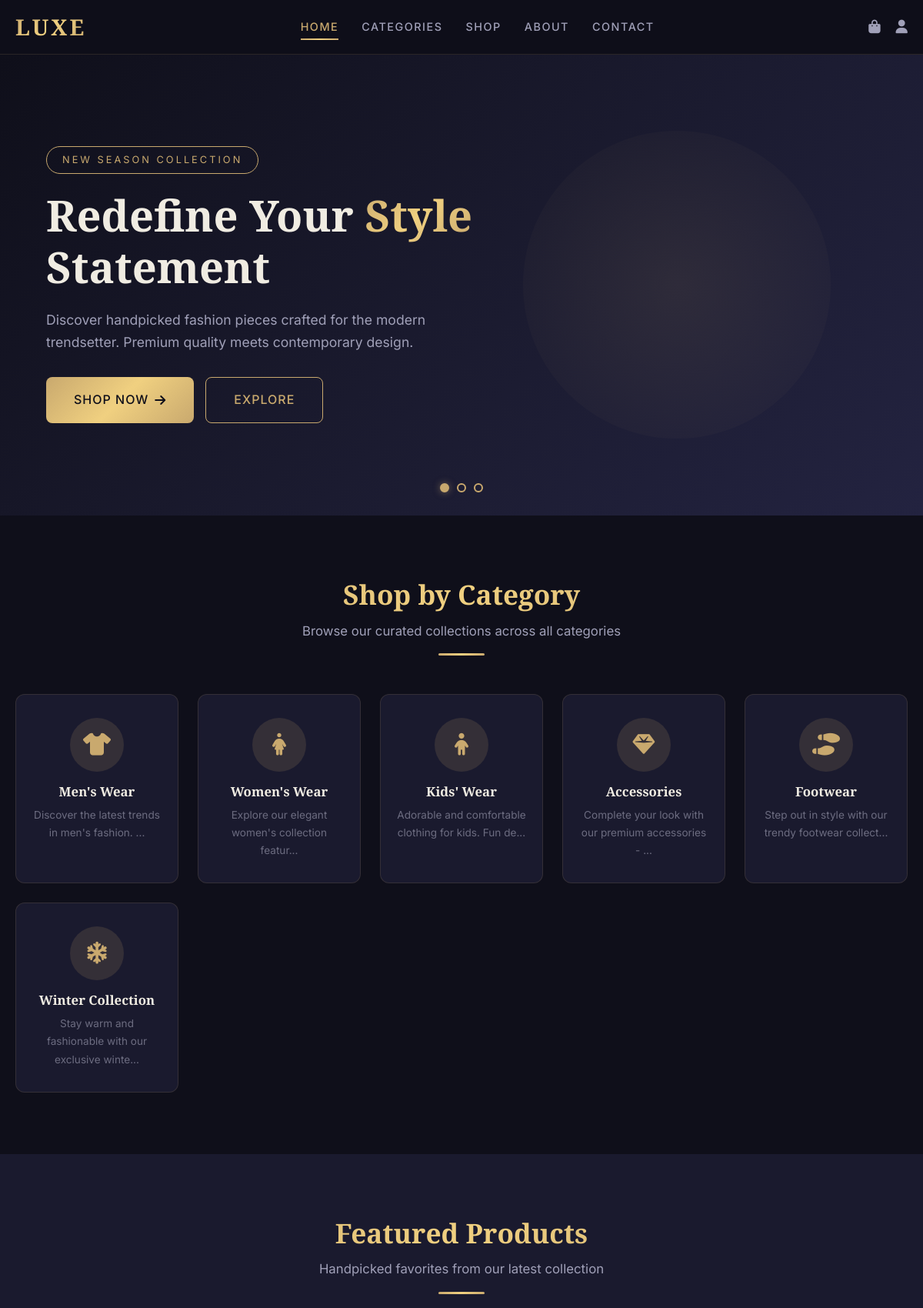
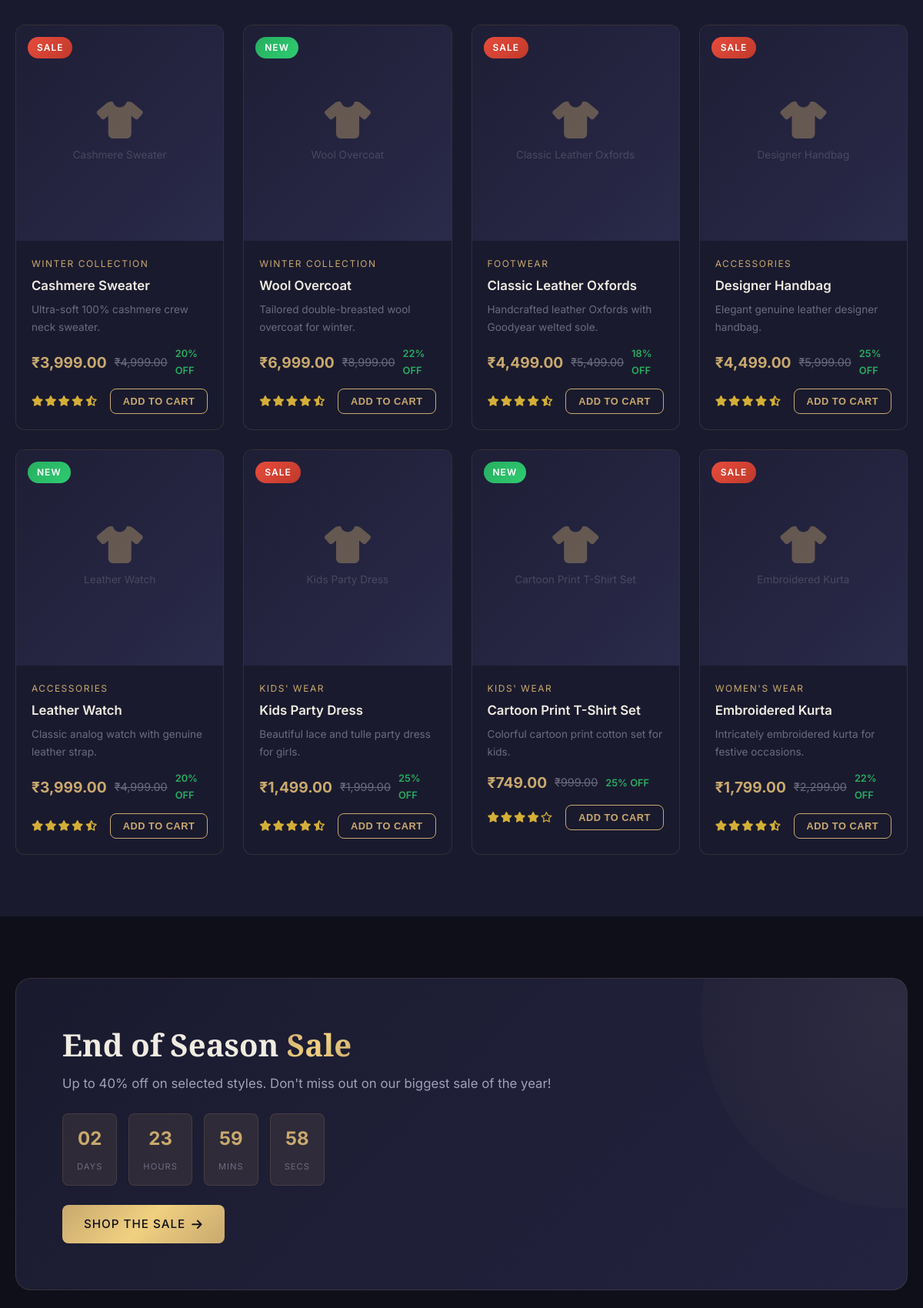
The page / (upper part) on the database its author committed (2 pictures, top to bottom).
### tables this page shows
CREATE TABLE IF NOT EXISTS categories (
    id INT AUTO_INCREMENT PRIMARY KEY,
    name VARCHAR(100) NOT NULL,
    image VARCHAR(255),
    description TEXT,
    status ENUM('active', 'inactive') DEFAULT 'active',
    created_at TIMESTAMP DEFAULT CURRENT_TIMESTAMP,
    updated_at TIMESTAMP DEFAULT CURRENT_TIMESTAMP ON UPDATE CURRENT_TIMESTAMP
);

CREATE TABLE IF NOT EXISTS products (
    id INT AUTO_INCREMENT PRIMARY KEY,
    category_id INT NOT NULL,
    name VARCHAR(200) NOT NULL,
    image VARCHAR(255),
    price DECIMAL(10, 2) NOT NULL,
    discount_price DECIMAL(10, 2) DEFAULT NULL,
    description TEXT,
    short_description VARCHAR(500),
    specifications TEXT,
    stock_quantity INT DEFAULT 0,
    rating DECIMAL(2, 1) DEFAULT 0.0,
    is_featured TINYINT(1) DEFAULT 0,
    is_new TINYINT(1) DEFAULT 0,
    status ENUM('active', 'inactive') DEFAULT 'active',
    created_at TIMESTAMP DEFAULT CURRENT_TIMESTAMP,
    updated_at TIMESTAMP DEFAULT CURRENT_TIMESTAMP ON UPDATE CURRENT_TIMESTAMP,
    FOREIGN KEY (category_id) REFERENCES categories(id) ON DELETE CASCADE
);

### index.php (the view, shortened to what this page needs)
<?php
require_once 'includes/header.php';
$catResult = $conn->query("SELECT * FROM categories WHERE status = 'active' ORDER BY id LIMIT 6");
$featuredResult = $conn->query("SELECT p.*, c.name as category_name FROM products p JOIN categories c ON p.category_id = c.id WHERE p.status = 'active' AND p.is_featured = 1 ORDER BY p.id DESC LIMIT 8");
?>
<section class="hero">
    <div class="hero-slider">
        <div class="hero-slide active">
            <div class="hero-content">
                <span class="hero-tag">New Season Collection</span>
                <h1 class="hero-title">Redefine Your <span>Style</span> Statement</h1>
                <p class="hero-subtitle">Discover handpicked fashion pieces crafted for the modern trendsetter. Premium quality meets contemporary design.</p>
                <div class="hero-buttons">
                    <a href="<?php echo SITE_URL; ?>/pages/products.php" class="btn btn-primary btn-lg">Shop Now <i class="fas fa-arrow-right"></i></a>
                    <a href="<?php echo SITE_URL; ?>/pages/categories.php" class="btn btn-outline btn-lg">Explore</a>
                </div>
            </div>
            <div class="hero-decoration"></div>
        </div>
    </div>
    <div class="hero-dots">
        <div class="hero-dot active"></div>
        <div class="hero-dot"></div>
        <div class="hero-dot"></div>
    </div>
</section>
<section class="section-padding">
    <div class="container">
        <div class="section-header">
            <h2>Shop by Category</h2>
            <p>Browse our curated collections across all categories</p>
            <div class="divider"></div>
        </div>
        <div class="categories-grid">
            <?php
            $icons = ['fas fa-tshirt', 'fas fa-female', 'fas fa-child', 'fas fa-gem', 'fas fa-shoe-prints', 'fas fa-snowflake'];
            $i = 0;
            while ($cat = $catResult->fetch_assoc()):
            ?>
            <a href="<?php echo SITE_URL; ?>/pages/products.php?category=<?php echo $cat['id']; ?>" class="category-card">
                <div class="cat-icon">
                    <i class="<?php echo $icons[$i % count($icons)]; ?>"></i>
                </div>
                <h3><?php echo htmlspecialchars($cat['name']); ?></h3>
                <p><?php echo truncateText(htmlspecialchars($cat['description']), 50); ?></p>
            </a>
            <?php $i++; endwhile; ?>
        </div>
    </div>
</section>
<section class="section-padding" style="background: var(--primary);">
    <div class="container">
        <div class="section-header">
            <h2>Featured Products</h2>
            <p>Handpicked favorites from our latest collection</p>
            <div class="divider"></div>
        </div>
        <div class="products-grid">
            <?php while ($product = $featuredResult->fetch_assoc()): ?>
            <div class="product-card">
                <div class="product-image">
                    <div class="product-img-placeholder">
                        <i class="fas fa-tshirt"></i>
                        <span><?php echo htmlspecialchars($product['name']); ?></span>
                    </div>
                    <?php if ($product['is_new']): ?>
                        <span class="product-badge badge-new">New</span>
                    <?php elseif ($product['discount_price']): ?>
                        <span class="product-badge badge-sale">Sale</span>
                    <?php else: ?>
                        <span class="product-badge badge-featured">Featured</span>
                    <?php endif; ?>
                </div>
                <div class="product-info">
                    <div class="product-category-tag"><?php echo htmlspecialchars($product['category_name']); ?></div>
                    <h3><a href="<?php echo SITE_URL; ?>/pages/product_detail.php?id=<?php echo $product['id']; ?>"><?php echo htmlspecialchars($product['name']); ?></a></h3>
                    <p class="short-desc"><?php echo htmlspecialchars($product['short_description']); ?></p>
                    <div class="product-price">
                        <span class="current-price"><?php echo formatPrice($product['discount_price'] ?: $product['price']); ?></span>
                        <?php if ($product['discount_price']): ?>
                            <span class="original-price"><?php echo formatPrice($product['price']); ?></span>
                            <span class="discount-percent"><?php echo round((($product['price'] - $product['discount_price']) / $product['price']) * 100); ?>% OFF</span>
                        <?php endif; ?>
                    </div>
                    <div class="product-footer">
                        <?php echo renderStars($product['rating']); ?>
                        <button class="add-cart-btn" onclick="addToCart(<?php echo $product['id']; ?>)">Add to Cart</button>
                    </div>
                </div>
            </div>
            <?php endwhile; ?>
        </div>
    </div>
</section>
<section class="section-padding">
    <div class="container">
        <div class="promo-banner">
            <div class="promo-content">
                <h2>End of Season <span>Sale</span></h2>
                <p>Up to 40% off on selected styles. Don't miss out on our biggest sale of the year!</p>
                <div class="promo-timer countdown-timer">
                    <div class="timer-box">
                        <span class="number days">03</span>
                        <span class="label">Days</span>
                    </div>
                    <div class="timer-box">
                        <span class="number hours">12</span>
                        <span class="label">Hours</span>
                    </div>
                    <div class="timer-box">
                        <span class="number minutes">45</span>
                        <span class="label">Mins</span>
                    </div>
                    <div class="timer-box">
                        <span class="number seconds">30</span>
                        <span class="label">Secs</span>
                    </div>
                </div>
                <a href="<?php echo SITE_URL; ?>/pages/products.php" class="btn btn-primary">Shop the Sale <i class="fas fa-arrow-right"></i></a>
            </div>
        </div>
    </div>
</section>
<?php require_once 'includes/footer.php'; ?>

### config/helpers.php (shortened to what this page needs)
<?php
function formatPrice($price) {
    return '₹' . number_format($price, 2);
}
function renderStars($rating) {
    $html = '<div class="stars">';
    $fullStars = floor($rating);
    $halfStar = ($rating - $fullStars) >= 0.5;
    for ($i = 0; $i < $fullStars; $i++) {
        $html .= '<i class="fas fa-star"></i>';
    }
    if ($halfStar) {
        $html .= '<i class="fas fa-star-half-alt"></i>';
        $fullStars++;
    }
    for ($i = $fullStars; $i < 5; $i++) {
        $html .= '<i class="far fa-star"></i>';
    }
    $html .= '</div>';
    return $html;
}
function truncateText($text, $length = 100) {
    return substr($text, 0, $length) . '...';
}

### rows shown on the page
categories: name "Men's Wear", description "Discover the latest trends in men's fashion. ..."
categories: name "Women's Wear", description "Explore our elegant women's collection featur..."
categories: name "Kids' Wear", description "Adorable and comfortable clothing for kids. Fun de..."
categories: name "Accessories", description "Complete your look with our premium accessories - ..."
categories: name "Footwear", description "Step out in style with our trendy footwear collect..."
categories: name "Winter Collection", description "Stay warm and fashionable with our exclusive winte..."
products: name "Cashmere Sweater", is_new "SALE", category.name "WINTER COLLECTION", short_description "Ultra-soft 100% cashmere crew neck sweater.", discount_price "₹3,999.00", price "₹4,999.00", (($product['price'] - $product['discount_price']) / $product['price']) * 100 "20"
products: name "Wool Overcoat", is_new "NEW", category.name "WINTER COLLECTION", short_description "Tailored double-breasted wool overcoat for winter.", discount_price "₹6,999.00", price "₹8,999.00", (($product['price'] - $product['discount_price']) / $product['price']) * 100 "22"
products: name "Classic Leather Oxfords", is_new "SALE", category.name "FOOTWEAR", short_description "Handcrafted leather Oxfords with Goodyear welted sole.", discount_price "₹4,499.00", price "₹5,499.00", (($product['price'] - $product['discount_price']) / $product['price']) * 100 "18"
products: name "Designer Handbag", is_new "SALE", category.name "ACCESSORIES", short_description "Elegant genuine leather designer handbag.", discount_price "₹4,499.00", price "₹5,999.00", (($product['price'] - $product['discount_price']) / $product['price']) * 100 "25"
products: name "Leather Watch", is_new "NEW", category.name "ACCESSORIES", short_description "Classic analog watch with genuine leather strap.", discount_price "₹3,999.00", price "₹4,999.00", (($product['price'] - $product['discount_price']) / $product['price']) * 100 "20"
products: name "Kids Party Dress", is_new "SALE", category.name "KIDS' WEAR", short_description "Beautiful lace and tulle party dress for girls.", discount_price "₹1,499.00", price "₹1,999.00", (($product['price'] - $product['discount_price']) / $product['price']) * 100 "25"
products: name "Cartoon Print T-Shirt Set", is_new "NEW", category.name "KIDS' WEAR", short_description "Colorful cartoon print cotton set for kids.", discount_price "₹749.00", price "₹999.00", (($product['price'] - $product['discount_price']) / $product['price']) * 100 "25"
products: name "Embroidered Kurta", is_new "SALE", category.name "WOMEN'S WEAR", short_description "Intricately embroidered kurta for festive occasions.", discount_price "₹1,799.00", price "₹2,299.00", (($product['price'] - $product['discount_price']) / $product['price']) * 100 "22"
